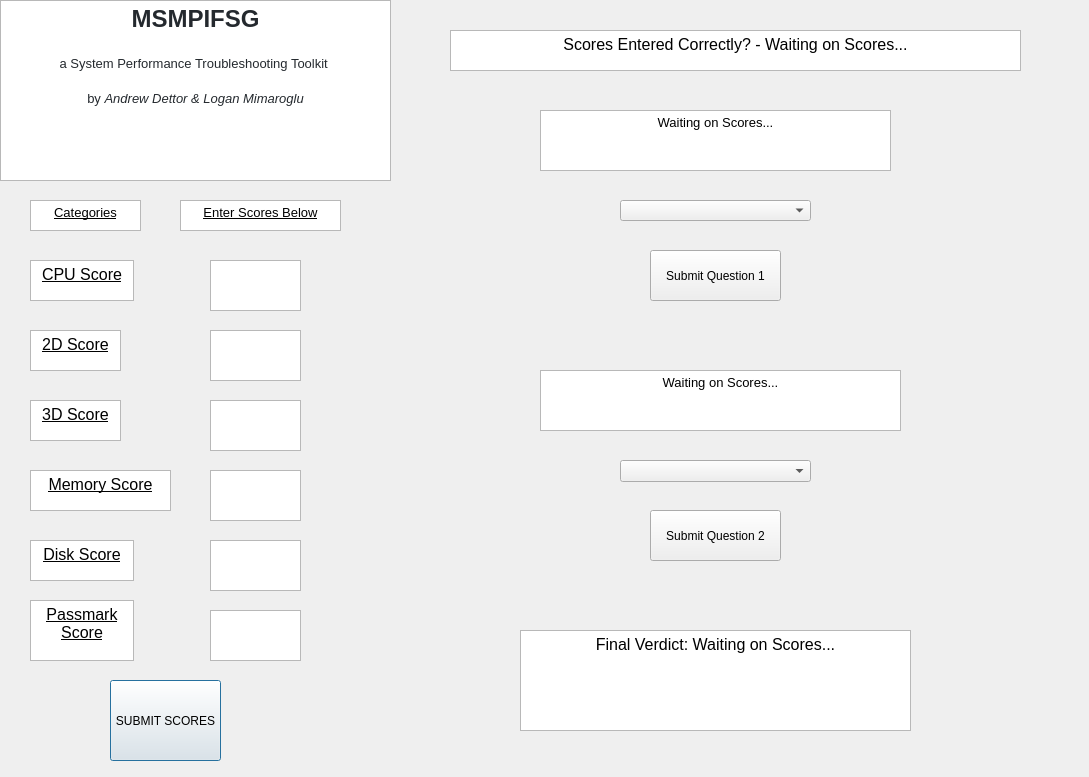
<?xml version="1.0" encoding="UTF-8"?>
<ui version="4.0">
 <class>Dialog</class>
 <widget class="QDialog" name="Dialog">
  <property name="geometry">
   <rect>
    <x>0</x>
    <y>0</y>
    <width>1089</width>
    <height>777</height>
   </rect>
  </property>
  <property name="windowTitle">
   <string>Dialog</string>
  </property>
  <property name="styleSheet">
   <string notr="true"/>
  </property>
  <widget class="QTextEdit" name="textEdit">
   <property name="geometry">
    <rect>
     <x>0</x>
     <y>0</y>
     <width>391</width>
     <height>181</height>
    </rect>
   </property>
   <property name="html">
    <string>&lt;!DOCTYPE HTML PUBLIC &quot;-//W3C//DTD HTML 4.0//EN&quot; &quot;http://www.w3.org/TR/REC-html40/strict.dtd&quot;&gt;
&lt;html&gt;&lt;head&gt;&lt;meta name=&quot;qrichtext&quot; content=&quot;1&quot; /&gt;&lt;style type=&quot;text/css&quot;&gt;
p, li { white-space: pre-wrap; }
&lt;/style&gt;&lt;/head&gt;&lt;body style=&quot; font-family:'MS Shell Dlg 2'; font-size:7.8pt; font-weight:400; font-style:normal;&quot;&gt;
&lt;p align=&quot;center&quot; style=&quot; margin-top:0px; margin-bottom:16px; margin-left:0px; margin-right:0px; -qt-block-indent:0; text-indent:0px; line-height:125%; background-color:#ffffff;&quot;&gt;&lt;span style=&quot; font-family:'-apple-system,BlinkMacSystemFont,Segoe UI,Helvetica,Arial,sans-serif,Apple Color Emoji,Segoe UI Emoji,Segoe UI Symbol'; font-size:18pt; font-weight:600; color:#24292e; background-color:#ffffff;&quot;&gt;MSMPIFSG&lt;/span&gt;&lt;/p&gt;
&lt;p align=&quot;center&quot; style=&quot; margin-top:0px; margin-bottom:16px; margin-left:0px; margin-right:0px; -qt-block-indent:0; text-indent:0px; line-height:125%; background-color:#ffffff;&quot;&gt;&lt;span style=&quot; font-family:'-apple-system,BlinkMacSystemFont,Segoe UI,Helvetica,Arial,sans-serif,Apple Color Emoji,Segoe UI Emoji,Segoe UI Symbol'; font-size:10pt; color:#24292e; background-color:#ffffff;&quot;&gt;a System Performance Troubleshooting Toolkit &lt;/span&gt;&lt;/p&gt;
&lt;p align=&quot;center&quot; style=&quot; margin-top:0px; margin-bottom:16px; margin-left:0px; margin-right:0px; -qt-block-indent:0; text-indent:0px; line-height:125%; background-color:#ffffff;&quot;&gt;&lt;span style=&quot; font-family:'-apple-system,BlinkMacSystemFont,Segoe UI,Helvetica,Arial,sans-serif,Apple Color Emoji,Segoe UI Emoji,Segoe UI Symbol'; font-size:10pt; color:#24292e; background-color:#ffffff;&quot;&gt;by &lt;/span&gt;&lt;span style=&quot; font-family:'-apple-system,BlinkMacSystemFont,Segoe UI,Helvetica,Arial,sans-serif,Apple Color Emoji,Segoe UI Emoji,Segoe UI Symbol'; font-size:10pt; font-style:italic; color:#24292e; background-color:#ffffff;&quot;&gt;Andrew Dettor &amp;amp; Logan Mimaroglu&lt;/span&gt;&lt;/p&gt;&lt;/body&gt;&lt;/html&gt;</string>
   </property>
  </widget>
  <widget class="QTextEdit" name="textEdit_2">
   <property name="geometry">
    <rect>
     <x>30</x>
     <y>470</y>
     <width>141</width>
     <height>41</height>
    </rect>
   </property>
   <property name="html">
    <string>&lt;!DOCTYPE HTML PUBLIC &quot;-//W3C//DTD HTML 4.0//EN&quot; &quot;http://www.w3.org/TR/REC-html40/strict.dtd&quot;&gt;
&lt;html&gt;&lt;head&gt;&lt;meta name=&quot;qrichtext&quot; content=&quot;1&quot; /&gt;&lt;style type=&quot;text/css&quot;&gt;
p, li { white-space: pre-wrap; }
&lt;/style&gt;&lt;/head&gt;&lt;body style=&quot; font-family:'MS Shell Dlg 2'; font-size:7.8pt; font-weight:400; font-style:normal;&quot;&gt;
&lt;p align=&quot;center&quot; style=&quot; margin-top:0px; margin-bottom:0px; margin-left:0px; margin-right:0px; -qt-block-indent:0; text-indent:0px;&quot;&gt;&lt;span style=&quot; font-size:12pt; text-decoration: underline;&quot;&gt;Memory Score&lt;/span&gt;&lt;/p&gt;&lt;/body&gt;&lt;/html&gt;</string>
   </property>
  </widget>
  <widget class="QTextEdit" name="textEdit_3">
   <property name="geometry">
    <rect>
     <x>30</x>
     <y>260</y>
     <width>104</width>
     <height>41</height>
    </rect>
   </property>
   <property name="html">
    <string>&lt;!DOCTYPE HTML PUBLIC &quot;-//W3C//DTD HTML 4.0//EN&quot; &quot;http://www.w3.org/TR/REC-html40/strict.dtd&quot;&gt;
&lt;html&gt;&lt;head&gt;&lt;meta name=&quot;qrichtext&quot; content=&quot;1&quot; /&gt;&lt;style type=&quot;text/css&quot;&gt;
p, li { white-space: pre-wrap; }
&lt;/style&gt;&lt;/head&gt;&lt;body style=&quot; font-family:'MS Shell Dlg 2'; font-size:7.8pt; font-weight:400; font-style:normal;&quot;&gt;
&lt;p align=&quot;center&quot; style=&quot; margin-top:0px; margin-bottom:0px; margin-left:0px; margin-right:0px; -qt-block-indent:0; text-indent:0px;&quot;&gt;&lt;span style=&quot; font-size:12pt; text-decoration: underline;&quot;&gt;CPU Score&lt;/span&gt;&lt;/p&gt;&lt;/body&gt;&lt;/html&gt;</string>
   </property>
  </widget>
  <widget class="QTextEdit" name="textEdit_4">
   <property name="geometry">
    <rect>
     <x>30</x>
     <y>400</y>
     <width>91</width>
     <height>41</height>
    </rect>
   </property>
   <property name="html">
    <string>&lt;!DOCTYPE HTML PUBLIC &quot;-//W3C//DTD HTML 4.0//EN&quot; &quot;http://www.w3.org/TR/REC-html40/strict.dtd&quot;&gt;
&lt;html&gt;&lt;head&gt;&lt;meta name=&quot;qrichtext&quot; content=&quot;1&quot; /&gt;&lt;style type=&quot;text/css&quot;&gt;
p, li { white-space: pre-wrap; }
&lt;/style&gt;&lt;/head&gt;&lt;body style=&quot; font-family:'MS Shell Dlg 2'; font-size:7.8pt; font-weight:400; font-style:normal;&quot;&gt;
&lt;p align=&quot;center&quot; style=&quot; margin-top:0px; margin-bottom:0px; margin-left:0px; margin-right:0px; -qt-block-indent:0; text-indent:0px;&quot;&gt;&lt;span style=&quot; font-size:12pt; text-decoration: underline;&quot;&gt;3D Score&lt;/span&gt;&lt;/p&gt;&lt;/body&gt;&lt;/html&gt;</string>
   </property>
  </widget>
  <widget class="QTextEdit" name="textEdit_5">
   <property name="geometry">
    <rect>
     <x>30</x>
     <y>330</y>
     <width>91</width>
     <height>41</height>
    </rect>
   </property>
   <property name="html">
    <string>&lt;!DOCTYPE HTML PUBLIC &quot;-//W3C//DTD HTML 4.0//EN&quot; &quot;http://www.w3.org/TR/REC-html40/strict.dtd&quot;&gt;
&lt;html&gt;&lt;head&gt;&lt;meta name=&quot;qrichtext&quot; content=&quot;1&quot; /&gt;&lt;style type=&quot;text/css&quot;&gt;
p, li { white-space: pre-wrap; }
&lt;/style&gt;&lt;/head&gt;&lt;body style=&quot; font-family:'MS Shell Dlg 2'; font-size:7.8pt; font-weight:400; font-style:normal;&quot;&gt;
&lt;p align=&quot;center&quot; style=&quot; margin-top:0px; margin-bottom:0px; margin-left:0px; margin-right:0px; -qt-block-indent:0; text-indent:0px;&quot;&gt;&lt;span style=&quot; font-size:12pt; text-decoration: underline;&quot;&gt;2D Score&lt;/span&gt;&lt;/p&gt;&lt;/body&gt;&lt;/html&gt;</string>
   </property>
  </widget>
  <widget class="QTextEdit" name="textEdit_6">
   <property name="geometry">
    <rect>
     <x>30</x>
     <y>540</y>
     <width>104</width>
     <height>41</height>
    </rect>
   </property>
   <property name="html">
    <string>&lt;!DOCTYPE HTML PUBLIC &quot;-//W3C//DTD HTML 4.0//EN&quot; &quot;http://www.w3.org/TR/REC-html40/strict.dtd&quot;&gt;
&lt;html&gt;&lt;head&gt;&lt;meta name=&quot;qrichtext&quot; content=&quot;1&quot; /&gt;&lt;style type=&quot;text/css&quot;&gt;
p, li { white-space: pre-wrap; }
&lt;/style&gt;&lt;/head&gt;&lt;body style=&quot; font-family:'MS Shell Dlg 2'; font-size:7.8pt; font-weight:400; font-style:normal;&quot;&gt;
&lt;p align=&quot;center&quot; style=&quot; margin-top:0px; margin-bottom:0px; margin-left:0px; margin-right:0px; -qt-block-indent:0; text-indent:0px;&quot;&gt;&lt;span style=&quot; font-size:12pt; text-decoration: underline;&quot;&gt;Disk Score&lt;/span&gt;&lt;/p&gt;&lt;/body&gt;&lt;/html&gt;</string>
   </property>
  </widget>
  <widget class="QTextEdit" name="textEdit_7">
   <property name="geometry">
    <rect>
     <x>30</x>
     <y>600</y>
     <width>104</width>
     <height>61</height>
    </rect>
   </property>
   <property name="html">
    <string>&lt;!DOCTYPE HTML PUBLIC &quot;-//W3C//DTD HTML 4.0//EN&quot; &quot;http://www.w3.org/TR/REC-html40/strict.dtd&quot;&gt;
&lt;html&gt;&lt;head&gt;&lt;meta name=&quot;qrichtext&quot; content=&quot;1&quot; /&gt;&lt;style type=&quot;text/css&quot;&gt;
p, li { white-space: pre-wrap; }
&lt;/style&gt;&lt;/head&gt;&lt;body style=&quot; font-family:'MS Shell Dlg 2'; font-size:7.8pt; font-weight:400; font-style:normal;&quot;&gt;
&lt;p align=&quot;center&quot; style=&quot; margin-top:0px; margin-bottom:0px; margin-left:0px; margin-right:0px; -qt-block-indent:0; text-indent:0px;&quot;&gt;&lt;span style=&quot; font-size:12pt; text-decoration: underline;&quot;&gt;Passmark Score&lt;/span&gt;&lt;/p&gt;&lt;/body&gt;&lt;/html&gt;</string>
   </property>
  </widget>
  <widget class="QPlainTextEdit" name="plainTextEdit">
   <property name="geometry">
    <rect>
     <x>210</x>
     <y>260</y>
     <width>91</width>
     <height>51</height>
    </rect>
   </property>
   <property name="plainText">
    <string/>
   </property>
  </widget>
  <widget class="QPlainTextEdit" name="plainTextEdit_2">
   <property name="geometry">
    <rect>
     <x>210</x>
     <y>330</y>
     <width>91</width>
     <height>51</height>
    </rect>
   </property>
   <property name="plainText">
    <string/>
   </property>
  </widget>
  <widget class="QPlainTextEdit" name="plainTextEdit_3">
   <property name="geometry">
    <rect>
     <x>210</x>
     <y>400</y>
     <width>91</width>
     <height>51</height>
    </rect>
   </property>
   <property name="plainText">
    <string/>
   </property>
  </widget>
  <widget class="QPlainTextEdit" name="plainTextEdit_4">
   <property name="geometry">
    <rect>
     <x>210</x>
     <y>470</y>
     <width>91</width>
     <height>51</height>
    </rect>
   </property>
   <property name="plainText">
    <string/>
   </property>
  </widget>
  <widget class="QPlainTextEdit" name="plainTextEdit_5">
   <property name="geometry">
    <rect>
     <x>210</x>
     <y>540</y>
     <width>91</width>
     <height>51</height>
    </rect>
   </property>
   <property name="plainText">
    <string/>
   </property>
  </widget>
  <widget class="QPlainTextEdit" name="plainTextEdit_6">
   <property name="geometry">
    <rect>
     <x>210</x>
     <y>610</y>
     <width>91</width>
     <height>51</height>
    </rect>
   </property>
   <property name="plainText">
    <string/>
   </property>
  </widget>
  <widget class="QTextEdit" name="textEdit_8">
   <property name="geometry">
    <rect>
     <x>450</x>
     <y>30</y>
     <width>571</width>
     <height>41</height>
    </rect>
   </property>
   <property name="html">
    <string>&lt;!DOCTYPE HTML PUBLIC &quot;-//W3C//DTD HTML 4.0//EN&quot; &quot;http://www.w3.org/TR/REC-html40/strict.dtd&quot;&gt;
&lt;html&gt;&lt;head&gt;&lt;meta name=&quot;qrichtext&quot; content=&quot;1&quot; /&gt;&lt;style type=&quot;text/css&quot;&gt;
p, li { white-space: pre-wrap; }
&lt;/style&gt;&lt;/head&gt;&lt;body style=&quot; font-family:'MS Shell Dlg 2'; font-size:7.8pt; font-weight:400; font-style:normal;&quot;&gt;
&lt;p align=&quot;center&quot; style=&quot; margin-top:0px; margin-bottom:0px; margin-left:0px; margin-right:0px; -qt-block-indent:0; text-indent:0px;&quot;&gt;&lt;span style=&quot; font-size:12pt;&quot;&gt;Scores Entered Correctly? - Waiting on Scores...&lt;/span&gt;&lt;/p&gt;&lt;/body&gt;&lt;/html&gt;</string>
   </property>
  </widget>
  <widget class="QTextEdit" name="textEdit_9">
   <property name="geometry">
    <rect>
     <x>540</x>
     <y>110</y>
     <width>351</width>
     <height>61</height>
    </rect>
   </property>
   <property name="html">
    <string>&lt;!DOCTYPE HTML PUBLIC &quot;-//W3C//DTD HTML 4.0//EN&quot; &quot;http://www.w3.org/TR/REC-html40/strict.dtd&quot;&gt;
&lt;html&gt;&lt;head&gt;&lt;meta name=&quot;qrichtext&quot; content=&quot;1&quot; /&gt;&lt;style type=&quot;text/css&quot;&gt;
p, li { white-space: pre-wrap; }
&lt;/style&gt;&lt;/head&gt;&lt;body style=&quot; font-family:'MS Shell Dlg 2'; font-size:7.8pt; font-weight:400; font-style:normal;&quot;&gt;
&lt;p align=&quot;center&quot; style=&quot; margin-top:0px; margin-bottom:0px; margin-left:0px; margin-right:0px; -qt-block-indent:0; text-indent:0px;&quot;&gt;&lt;span style=&quot; font-size:10pt;&quot;&gt;Waiting on Scores...&lt;/span&gt;&lt;/p&gt;&lt;/body&gt;&lt;/html&gt;</string>
   </property>
  </widget>
  <widget class="QComboBox" name="comboBox">
   <property name="geometry">
    <rect>
     <x>620</x>
     <y>200</y>
     <width>191</width>
     <height>21</height>
    </rect>
   </property>
  </widget>
  <widget class="QTextEdit" name="textEdit_10">
   <property name="geometry">
    <rect>
     <x>540</x>
     <y>370</y>
     <width>361</width>
     <height>61</height>
    </rect>
   </property>
   <property name="html">
    <string>&lt;!DOCTYPE HTML PUBLIC &quot;-//W3C//DTD HTML 4.0//EN&quot; &quot;http://www.w3.org/TR/REC-html40/strict.dtd&quot;&gt;
&lt;html&gt;&lt;head&gt;&lt;meta name=&quot;qrichtext&quot; content=&quot;1&quot; /&gt;&lt;style type=&quot;text/css&quot;&gt;
p, li { white-space: pre-wrap; }
&lt;/style&gt;&lt;/head&gt;&lt;body style=&quot; font-family:'MS Shell Dlg 2'; font-size:7.8pt; font-weight:400; font-style:normal;&quot;&gt;
&lt;p align=&quot;center&quot; style=&quot; margin-top:0px; margin-bottom:0px; margin-left:0px; margin-right:0px; -qt-block-indent:0; text-indent:0px;&quot;&gt;&lt;span style=&quot; font-size:10pt;&quot;&gt;Waiting on Scores...&lt;/span&gt;&lt;/p&gt;&lt;/body&gt;&lt;/html&gt;</string>
   </property>
  </widget>
  <widget class="QComboBox" name="comboBox_2">
   <property name="geometry">
    <rect>
     <x>620</x>
     <y>460</y>
     <width>191</width>
     <height>22</height>
    </rect>
   </property>
  </widget>
  <widget class="QPushButton" name="pushButton">
   <property name="geometry">
    <rect>
     <x>110</x>
     <y>680</y>
     <width>111</width>
     <height>81</height>
    </rect>
   </property>
   <property name="text">
    <string>SUBMIT SCORES</string>
   </property>
  </widget>
  <widget class="QPushButton" name="pushButton_2">
   <property name="geometry">
    <rect>
     <x>650</x>
     <y>250</y>
     <width>131</width>
     <height>51</height>
    </rect>
   </property>
   <property name="text">
    <string>Submit Question 1</string>
   </property>
  </widget>
  <widget class="QPushButton" name="pushButton_3">
   <property name="geometry">
    <rect>
     <x>650</x>
     <y>510</y>
     <width>131</width>
     <height>51</height>
    </rect>
   </property>
   <property name="text">
    <string>Submit Question 2</string>
   </property>
  </widget>
  <widget class="QTextEdit" name="textEdit_11">
   <property name="geometry">
    <rect>
     <x>520</x>
     <y>630</y>
     <width>391</width>
     <height>101</height>
    </rect>
   </property>
   <property name="html">
    <string>&lt;!DOCTYPE HTML PUBLIC &quot;-//W3C//DTD HTML 4.0//EN&quot; &quot;http://www.w3.org/TR/REC-html40/strict.dtd&quot;&gt;
&lt;html&gt;&lt;head&gt;&lt;meta name=&quot;qrichtext&quot; content=&quot;1&quot; /&gt;&lt;style type=&quot;text/css&quot;&gt;
p, li { white-space: pre-wrap; }
&lt;/style&gt;&lt;/head&gt;&lt;body style=&quot; font-family:'MS Shell Dlg 2'; font-size:7.8pt; font-weight:400; font-style:normal;&quot;&gt;
&lt;p align=&quot;center&quot; style=&quot; margin-top:0px; margin-bottom:0px; margin-left:0px; margin-right:0px; -qt-block-indent:0; text-indent:0px;&quot;&gt;&lt;span style=&quot; font-size:12pt;&quot;&gt;Final Verdict: Waiting on Scores...&lt;/span&gt;&lt;/p&gt;&lt;/body&gt;&lt;/html&gt;</string>
   </property>
  </widget>
  <widget class="QTextEdit" name="textEdit_12">
   <property name="geometry">
    <rect>
     <x>30</x>
     <y>200</y>
     <width>111</width>
     <height>31</height>
    </rect>
   </property>
   <property name="html">
    <string>&lt;!DOCTYPE HTML PUBLIC &quot;-//W3C//DTD HTML 4.0//EN&quot; &quot;http://www.w3.org/TR/REC-html40/strict.dtd&quot;&gt;
&lt;html&gt;&lt;head&gt;&lt;meta name=&quot;qrichtext&quot; content=&quot;1&quot; /&gt;&lt;style type=&quot;text/css&quot;&gt;
p, li { white-space: pre-wrap; }
&lt;/style&gt;&lt;/head&gt;&lt;body style=&quot; font-family:'MS Shell Dlg 2'; font-size:7.8pt; font-weight:400; font-style:normal;&quot;&gt;
&lt;p align=&quot;center&quot; style=&quot; margin-top:0px; margin-bottom:0px; margin-left:0px; margin-right:0px; -qt-block-indent:0; text-indent:0px;&quot;&gt;&lt;span style=&quot; font-size:10pt; text-decoration: underline;&quot;&gt;Categories&lt;/span&gt;&lt;/p&gt;&lt;/body&gt;&lt;/html&gt;</string>
   </property>
  </widget>
  <widget class="QTextEdit" name="textEdit_13">
   <property name="geometry">
    <rect>
     <x>180</x>
     <y>200</y>
     <width>161</width>
     <height>31</height>
    </rect>
   </property>
   <property name="html">
    <string>&lt;!DOCTYPE HTML PUBLIC &quot;-//W3C//DTD HTML 4.0//EN&quot; &quot;http://www.w3.org/TR/REC-html40/strict.dtd&quot;&gt;
&lt;html&gt;&lt;head&gt;&lt;meta name=&quot;qrichtext&quot; content=&quot;1&quot; /&gt;&lt;style type=&quot;text/css&quot;&gt;
p, li { white-space: pre-wrap; }
&lt;/style&gt;&lt;/head&gt;&lt;body style=&quot; font-family:'MS Shell Dlg 2'; font-size:7.8pt; font-weight:400; font-style:normal;&quot;&gt;
&lt;p align=&quot;center&quot; style=&quot; margin-top:0px; margin-bottom:0px; margin-left:0px; margin-right:0px; -qt-block-indent:0; text-indent:0px;&quot;&gt;&lt;span style=&quot; font-size:10pt; text-decoration: underline;&quot;&gt;Enter Scores Below&lt;/span&gt;&lt;/p&gt;&lt;/body&gt;&lt;/html&gt;</string>
   </property>
  </widget>
 </widget>
 <resources/>
 <connections/>
</ui>
